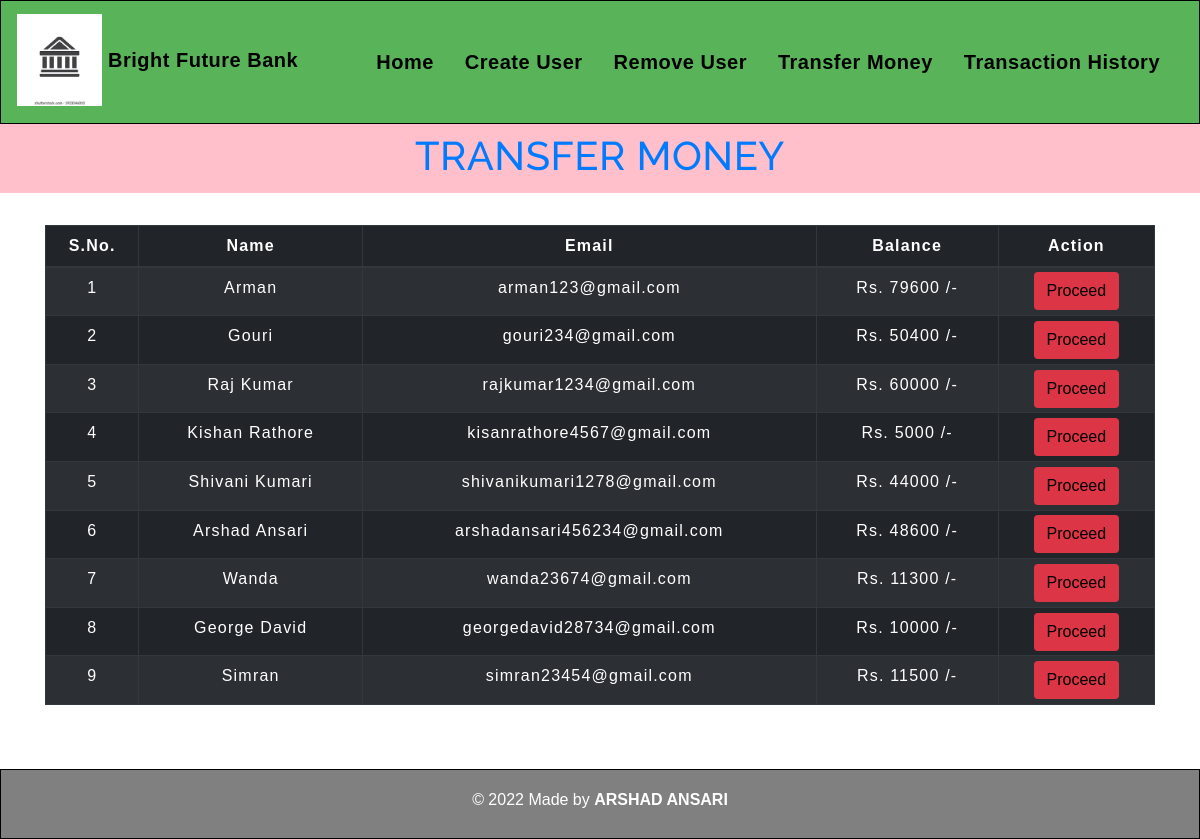
The app's page /transfermoney.php with its own data.
### tables this page shows
CREATE TABLE `users` (
  `id` int(5) NOT NULL,
  `name` varchar(255) NOT NULL,
  `email` varchar(30) NOT NULL,
  `gender` varchar(15) NOT NULL,
  `balance` int(10) NOT NULL
);

### transfermoney.php (the view, shortened to what this page needs)
<!DOCTYPE html>
<html lang="en">
<head>
    <link rel="stylesheet" href="https://maxcdn.bootstrapcdn.com/bootstrap/4.0.0/css/bootstrap.min.css">
    <link rel="stylesheet" type="text/css" href="css/table.css">
    <link rel="stylesheet" type="text/css" href="css/navbar.css">
</head>
<body style="background-color :white;">
<?php
    include 'config.php';
    $sql = "SELECT * FROM users";
    $result = mysqli_query($conn,$sql);
?>
<?php
  include 'navbar.php';
?>
<h2 class="text-center pt-4" style="color:#007bff; height: 85px; background-color:pink;margin-top:-16px;">TRANSFER MONEY</h2>
<br>
     <div class="container">
            <div class="row">
                <div class="col">
                    <div class="table-responsive-sm">
                    <table class="table table-hover table-sm table-striped table-condensed table-bordered table-dark" style="border-color:white;">
                        <thead style="color : white;">
                            <tr>
                            <th scope="col" class="text-center py-2">S.No.</th>
                            <th scope="col" class="text-center py-2">Name</th>
                            <th scope="col" class="text-center py-2">Email</th>
                            <th scope="col" class="text-center py-2">Balance</th>
                            <th scope="col" class="text-center py-2">Action</th>
                            </tr>
                        </thead>
                        <tbody>
                <?php
                    $cnt=1;
                    while($rows=mysqli_fetch_assoc($result)){
                ?>
                    <tr style="color : white;">
                        <td class="py-2"><?php echo $cnt;; ?></td>
                        <td class="py-2"><?php echo $rows['name']?></td>
                        <td class="py-2"><?php echo $rows['email']?></td>
                        <td class="py-2">Rs. <?php echo $rows['balance']?> /-</td>
                        <td><a href="selecteduserdetail.php?id= <?php echo $rows['id'] ;?>"> <button type="button" class="btn" style="background-color :#dc3545;" style="border-radius:0%;">Proceed</button></a></td>
                    </tr>
                <?php
                $cnt=$cnt+1;
                    }
                ?>
               </tbody>
                    </table>
                    </div>
                </div>
            </div>
         </div>
         <footer class="text-center mt-5 py-2" style="background-color : grey; height:70px; border:1px solid black;">
            <p style="color:white;margin-top:10px;">&copy; 2022 Made by <b>ARSHAD ANSARI</b></p>
        </footer>
</body>
</html>

### css/table.css (style rules this page uses)
* { padding: 0; margin: 0; box-sizing: border-box; font-family: sans-serif; }
h2 { font-size: 40px; }
table { letter-spacing: 1.2px; }
td { text-align: center; }
button { border:none; background: #6773dd; transition: 1s; }

### css/navbar.css (style rules this page uses)
h2 { color: #111010; letter-spacing: 0.5px; font-family: raleway; }

### transfermoney.php (style rules this page uses)
button { transition: 1.5s; }

### records on screen
users: name "Arman", email "arman123@gmail.com", balance "79600"
users: name "Gouri", email "gouri234@gmail.com", balance "50400"
users: name "Raj Kumar", email "rajkumar1234@gmail.com", balance "60000"
users: name "Kishan Rathore", email "kisanrathore4567@gmail.com", balance "5000"
users: name "Shivani Kumari", email "shivanikumari1278@gmail.com", balance "44000"
users: name "Arshad Ansari", email "arshadansari456234@gmail.com", balance "48600"
users: name "Wanda", email "wanda23674@gmail.com", balance "11300"
users: name "George David", email "georgedavid28734@gmail.com", balance "10000"
users: name "Simran", email "simran23454@gmail.com", balance "11500"
